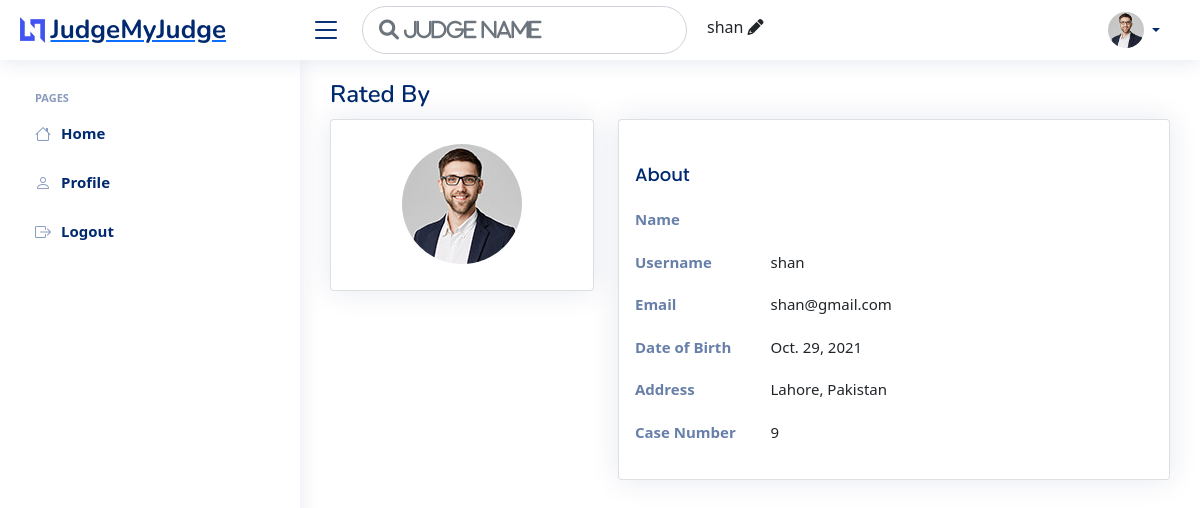
Screenshot of /ratedByProfile/1 (signed in) with the database file from the repository.
### registration/models.py (models this page shows, shortened)
class UserProfile(models.Model):
    user = models.OneToOneField(User, on_delete=models.CASCADE)
    date_of_birth = models.DateField()
    address = models.CharField(max_length=500)
    case_number = models.IntegerField(blank=True, null=True)
    picture_id = models.ImageField(blank=True, null=True,
                                   upload_to='user_image/', default="default.jpg")
    membership = models.BooleanField(default=False)

### person/views.py (the view)
# urls.py: path('ratedByProfile/<str:pk>', views.ratedByProfile, name="ratedByProfile"),
def ratedByProfile(request, pk):
    user = request.user
    profile = UserProfile.objects.get(user=user)
    ratedUser = User.objects.get(id=pk)
    ratedByProfile = UserProfile.objects.get(user=ratedUser)
    context = {'profile': profile, 'ratedByProfile': ratedByProfile}
    return render(request, 'person/ratedByProfile.html', context)

### person/templates/person/ratedByProfile.html (shortened to what this page needs)
{% extends "main.html" %}
{% load static %}
{% block content %}
{% include "head.html" %}
{% include "sidebar.html" %}
<main id="main" class="main">
    <div class="pagetitle">
      <h1>Rated By</h1>
    </div>
    <section class="section profile">
      <div class="row">
        <div class="col-xl-4">
          <div class="card">
            <div class="card-body profile-card pt-4 d-flex flex-column align-items-center">
              <img src="{{ratedByProfile.picture_id.url}}" alt="Profile" class="rounded-circle">
            </div>
          </div>
        </div>
        <div class="col-xl-8">
          <div class="card">
            <div class="card-body pt-3">
              <div class="tab-content pt-2">
                <div class="tab-pane fade show active profile-overview" id="profile-overview">
                  <h5 class="card-title">About</h5>
                  <div class="row">
                    <div class="col-lg-3 col-md-4 label ">Name</div>
                    <div class="col-lg-9 col-md-8">{{ratedByProfile.user.first_name}}</div>
                  </div>
                  <div class="row">
                    <div class="col-lg-3 col-md-4 label">Username</div>
                    <div class="col-lg-9 col-md-8">{{ratedByProfile.user.username}}</div>
                  </div>
                  <div class="row">
                    <div class="col-lg-3 col-md-4 label">Email</div>
                    <div class="col-lg-9 col-md-8">{{ratedByProfile.user.email}}</div>
                  </div>
                  <div class="row">
                    <div class="col-lg-3 col-md-4 label">Date of Birth</div>
                    <div class="col-lg-9 col-md-8">{{ratedByProfile.date_of_birth}}</div>
                  </div>
                  <div class="row">
                    <div class="col-lg-3 col-md-4 label">Address</div>
                    <div class="col-lg-9 col-md-8">{{ratedByProfile.address}}</div>
                  </div>
                  <div class="row">
                    <div class="col-lg-3 col-md-4 label">Case Number</div>
                    <div class="col-lg-9 col-md-8">{{ratedByProfile.case_number}}</div>
                  </div>
                </div>
              </div>
            </div>
          </div>
        </div>
      </div>
    </section>
  </main>
{% endblock %}

### templates/head.html (shortened to what this page needs)
<header id="header" class="header fixed-top d-flex align-items-center">
    <div class="d-flex align-items-center justify-content-between">
      <a href="{% url 'profile' %}" class="logo d-flex align-items-center">
        <img src="assets/img/logo.png" alt="">
        <span class="d-none d-lg-block">JudgeMyJudge</span>
      </a>
      <i class="bi bi-list toggle-sidebar-btn"></i>
    </div>
    <div class="search-bar">
      <input type="text" id="headSearchJudge" class="form-control form-control-lg headSearchJudge" placeholder="&#xF002; Judge name">
    </div>
    {% if request.session.JudgeLocation %}
    <div class="headLocationOption" id="headLocationOption">
      <p id="setLocation">{{request.session.JudgeLocation}} <i class ="fa fa-pencil" id="changeHeadLocation"></i></p>
    </div>
    {% endif %}
    <nav class="header-nav ms-auto">
      <ul class="d-flex align-items-center">
        {% if request.user.is_authenticated %}
        <li class="nav-item dropdown pe-3">
          <a class="nav-link nav-profile d-flex align-items-center pe-0" href="#" data-bs-toggle="dropdown">
            <img src="{{profile.picture_id.url}}" alt="Profile" class="rounded-circle">
            <span class="d-none d-md-block dropdown-toggle ps-2">{{profile.user.first_name}}</span>
          </a>
        </li>
          {% else %}
            <li class="dropdown-header">
              <h6><a href="{% url 'loginPage' %}">Login</a></h6>
            </li>
          {% endif %}
      </ul>
    </nav>
  </header>

### static/css/style.css (style rules this page uses)
:root { scroll-behavior: smooth; }
body { font-family: "Open Sans", sans-serif; background: #f6f9ff; color: #444444; }
a { color: #4154f1; text-decoration: none; }
h1, h2, h3, h4, h5, h6 { font-family: "Nunito", sans-serif; }
#main { margin-top: 60px; padding: 20px 30px; transition: all 0.3s; }
.pagetitle { margin-bottom: 10px; }
.pagetitle h1 { font-size: 24px; margin-bottom: 0; font-weight: 600; color: #012970; }
.card { margin-bottom: 30px; border: none; border-radius: 5px; box-shadow: 0px 0 30px rgba(1, 41, 112, 0.1); overflow: hidden; }
.card-title { padding: 20px 0 15px 0; font-size: 18px; font-weight: 500; color: #012970; font-family: "Poppins", sans-serif; }
.card-body { padding: 0 20px 20px 20px; }
.logo { line-height: 1; }
@media (min-width: 1200px) { .logo { width: 280px; } }
.logo img { max-height: 26px; margin-right: 6px; }
.logo span { font-size: 26px; font-weight: 700; color: #012970; font-family: "Nunito", sans-serif; }
.header { transition: all 0.5s; z-index: 997; height: 60px; box-shadow: 0px 2px 20px rgba(1, 41, 112, 0.1); background-color: #fff; padding-left: 20px; }
.header .toggle-sidebar-btn { font-size: 32px; padding-left: 10px; cursor: pointer; color: #012970; }
.header .search-bar { min-width: 360px; padding: 0 20px; }
.header-nav ul { list-style: none; }
.header-nav > ul { margin: 0; padding: 0; }
.header-nav .nav-profile { color: #012970; }
.header-nav .nav-profile img { max-height: 36px; }
.header-nav .nav-profile span { font-size: 14px; font-weight: 600; }
@media (min-width: 1200px) { #main, #footer { margin-left: 300px; } }
.profile .profile-card img { max-width: 120px; }
.profile .profile-overview .row { margin-bottom: 20px; font-size: 15px; }
.profile .profile-overview .card-title { color: #012970; }
.profile .profile-overview .label { font-weight: 600; color: rgba(1, 41, 112, 0.6); }

### static/css/headSearch.css (style rules this page uses)
.headSearchJudge { font-family: FontAwesome; width: 325px; font-style: normal; font-weight: normal; text-decoration: inherit; border-radius: 25px; }
#changeHeadLocation { cursor: pointer; }
.headLocationOption { margin-top: 10px; }

### rows the page displays
UserProfile: picture_id (picture), user.username "shan", user.email "shan@gmail.com", date_of_birth "Oct. 29, 2021", address "Lahore, Pakistan", case_number "9"

### other values shown
{{ request.session.JudgeLocation }} "shan"
